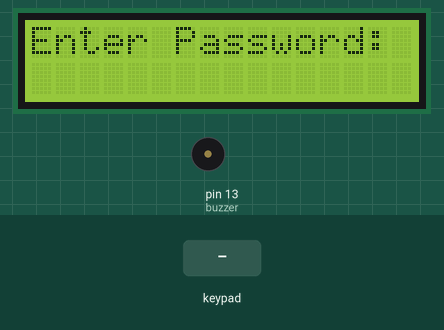
Simulated run of this sketch. Board: Arduino Uno, built with avr-gcc and run on an emulated ATmega328P. Parts: 16×2 character LCD, buzzer (waves = sounding). The inputs (shaded band) are chosen by the test bench.

Above: at 3.2 s.
3.3 s: keypad keys 1 2 3 4 # pressed 0.4 s apart
At 3.9 s:
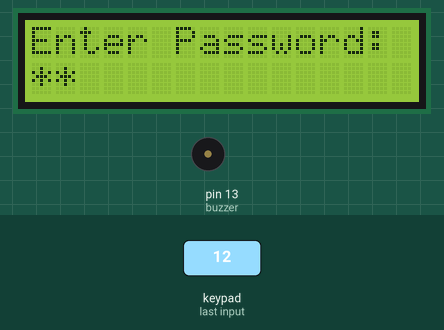
At 5.7 s:
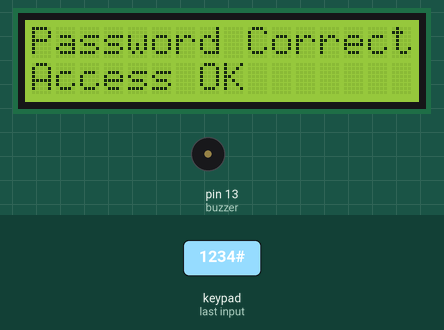
6.8 s: key '1' pressed
At 6.89 s:
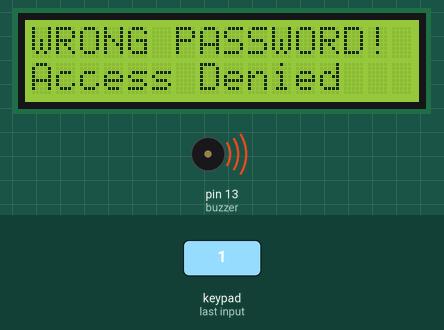
8.3 s: key '#' pressed
Timing chart, 0 to 15.2 s (numbered marks = the images above; inputs shaded):
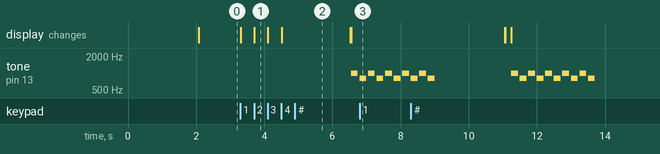

The sketch:

smart_lock.ino
```cpp
#include <Keypad.h>
#include <LiquidCrystal.h>

// LCD Setup (RS, EN, D4, D5, D6, D7)
LiquidCrystal lcd(12, 11, A0, A1, A2, A3);

// Password Configuration
#define Password_Length 5  // Password 4 digits + null terminator
char Password[Password_Length] = "1234";  // Default password
char Input[Password_Length];
byte inputPosition = 0;

// Buzzer Pin
const int buzzer = 13;

// Keypad Setup
const byte ROWS = 4;
const byte COLS = 4;
char keys[ROWS][COLS] = {
  {'1','2','3','A'},
  {'4','5','6','B'},
  {'7','8','9','C'},
  {'*','0','#','D'}
};

byte rowPins[ROWS] = {9, 8, 7, 6};
byte colPins[COLS] = {5, 4, 3, 2};
Keypad keypad = Keypad(makeKeymap(keys), rowPins, colPins, ROWS, COLS);

void setup() {
  lcd.begin(16, 2);
  lcd.print("Password System");
  lcd.setCursor(0, 1);
  lcd.print("Ready...");

  pinMode(buzzer, OUTPUT);

  delay(2000);
  lcd.clear();
  displayPrompt();
}

void loop() {
  char key = keypad.getKey();

  if (key) {
    if (key >= '0' && key <= '9') {
      // Number input
      Input[inputPosition] = key;
      lcd.setCursor(inputPosition, 1);
      lcd.print('*');  // Display asterisk
      inputPosition++;

      // Check if password complete
      if (inputPosition == Password_Length - 1) {
        Input[inputPosition] = '\0';
        checkPassword();
      }
    }
    else if (key == '#') {
      // Submit password manually
      Input[inputPosition] = '\0';
      checkPassword();
    }
    else if (key == '*') {
      // Clear input
      clearInput();
      displayPrompt();
    }
  }
}

void checkPassword() {
  if (strcmp(Input, Password) == 0) {
    // Password CORRECT - Nothing happens
    lcd.clear();
    lcd.print("Password Correct");
    lcd.setCursor(0, 1);
    lcd.print("Access OK");

    // NO buzzer, NO LED - silent acceptance

    delay(2000);
    clearInput();
    displayPrompt();
  }
  else {
    // Password INCORRECT - Buzzer alert
    lcd.clear();
    lcd.print("WRONG PASSWORD!");
    lcd.setCursor(0, 1);
    lcd.print("Access Denied");

    // Buzzer alert - loud alarm sound
    for(int i = 0; i < 5; i++) {
      tone(buzzer, 1000, 200);  // 1kHz tone
      delay(250);
      tone(buzzer, 800, 200);   // 800Hz tone
      delay(250);
    }
    noTone(buzzer);

    delay(2000);
    clearInput();
    displayPrompt();
  }
}

void displayPrompt() {
  lcd.clear();
  lcd.print("Enter Password:");
  lcd.setCursor(0, 1);
}

void clearInput() {
  inputPosition = 0;
  for(int i = 0; i < Password_Length; i++) {
    Input[i] = '\0';
  }
}
```

Measured:
- after the input at 3.3 s, tone on pin 13 (buzzer): silent → 1000 Hz after 3.2 s, → silent 0.20 s later, → 800 Hz 0.05 s later; the display: first changes at once (image 1 shows a later state)
